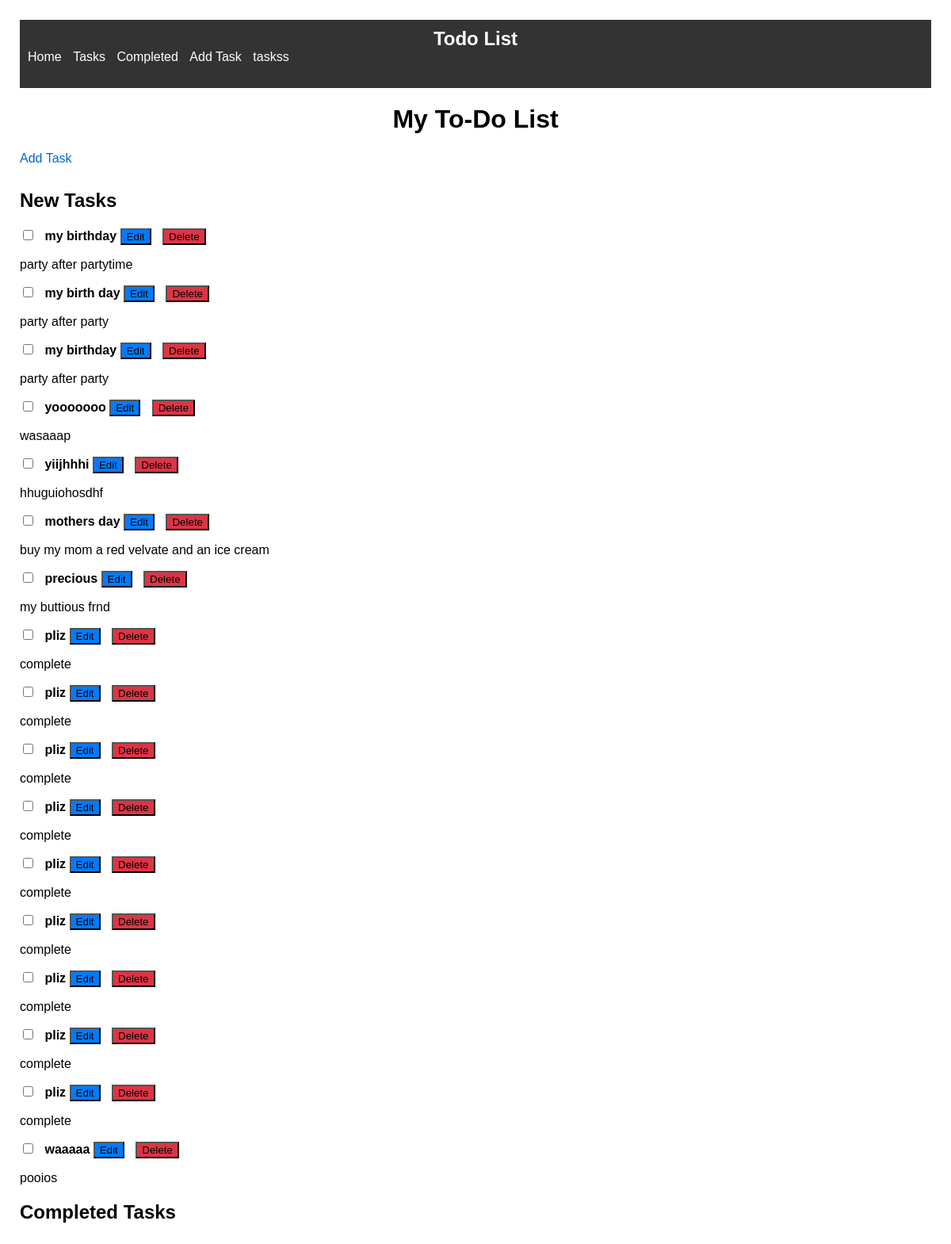
Screenshot of /tasklist/ with the database file from the repository.
### tasks/models.py (models this page shows, shortened)
class Task(models.Model):
    title = models.CharField(max_length=200)
    description = models.TextField()
    completed = models.BooleanField(default=False)

### tasks/views.py (the view)
# urls.py: path('tasklist/', views.task_list, name='tasklist'),
def task_list(request):
    tasks = Task.objects.all()
    return render(request, 'tasklist.html', {'tasks': tasks})

### tasks/templates/tasklist.html (shortened to what this page needs)
{% extends 'base.html' %}
{% load static %}
{% block content %}
    <h1>My To-Do List</h1>
    <link rel="stylesheet" href="{% static 'tasks.css' %}">
    <a href="{% url 'tasks:add_task' %}">Add Task</a>
    <h2>New Tasks</h2>
    {% for task in tasks %}
        {% if not task.completed %}
            <div class="task-item">
                <input type="checkbox" {% if task.completed %}checked{% endif %}>
                <strong>{{ task.title }}</strong>
                <button class="edit-button" onclick="location.href='{% url 'tasks:edit_task' task.id %}'">Edit</button>
                <button class="delete-button" onclick="location.href='{% url 'tasks:delete_task' task.id %}'">Delete</button>
                <p>{{ task.description }}</p>
            </div>
        {% endif %}
    {% endfor %}
    <h2>Completed Tasks</h2>
{% endblock %}

### static/base.css (style rules this page uses)
body { margin: 0; padding: 0; }

### static/tasks.css (style rules this page uses)
body { font-family: Arial, sans-serif; margin: 5px; padding: 20px; }
h1 { text-align: center; }
input[type="checkbox"] { margin-right: 10px; }
strong { font-weight: bold; }
a { display: inline-block; margin-bottom: 10px; color: #0066cc; text-decoration: none; }
.edit-button { background-color: #007bff; cursor: pointer; margin-right: 10px; }
.delete-button { background-color: #dc3545; cursor: pointer; margin-right: 8px; }

### rows the page displays
Task: title "my birthday", description "party after partytime"
Task: title "my birth day", description "party after party"
Task: title "my birthday", description "party after party"
Task: title "yooooooo", description "wasaaap"
Task: title "yiijhhhi", description "hhuguiohosdhf"
Task: title "mothers day", description "buy my mom a red velvate and an ice cream"
Task: title "precious", description "my buttious frnd"
Task: title "pliz", description "complete"
Task: title "pliz", description "complete"
Task: title "pliz", description "complete"
Task: title "pliz", description "complete"
Task: title "pliz", description "complete"
Task: title "pliz", description "complete"
Task: title "pliz", description "complete"
Task: title "pliz", description "complete"
Task: title "pliz", description "complete"
Task: title "waaaaa", description "pooios"
